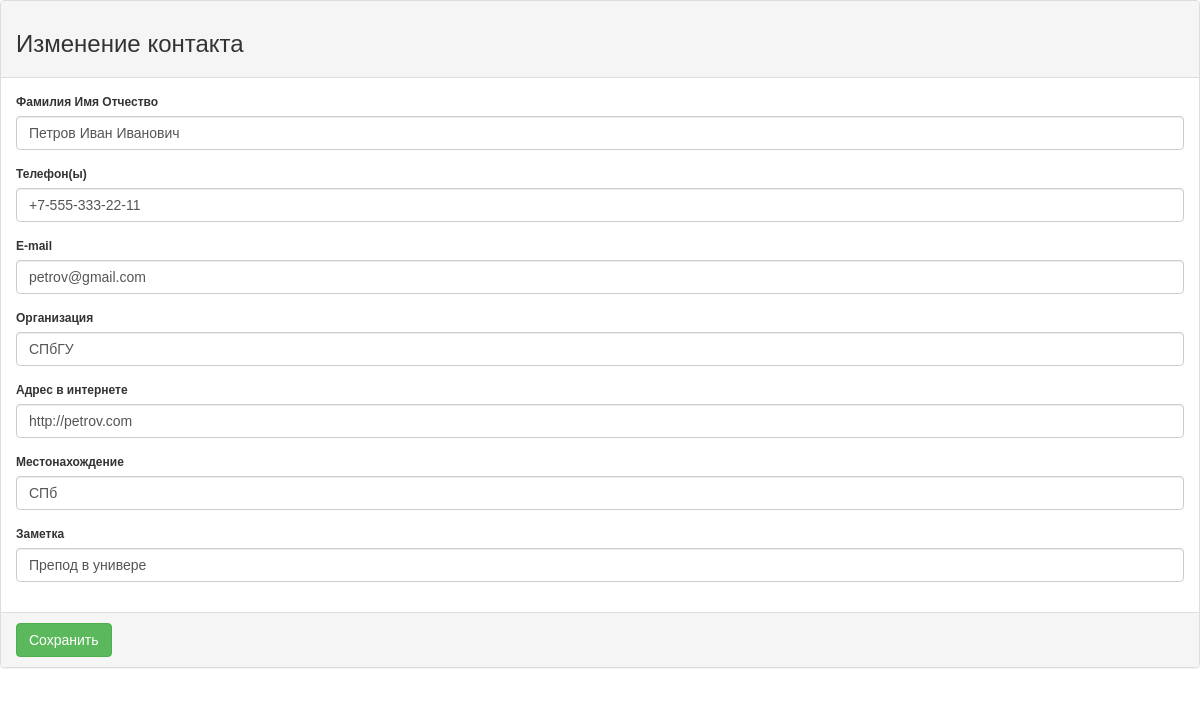
Page /edit.php?user=4 (signed in) on the committed database.
### tables this page shows
CREATE TABLE IF NOT EXISTS `contacts` (
  `name` text NOT NULL,
  `tel` text NOT NULL,
  `email` text NOT NULL,
  `org` text NOT NULL,
  `url` text NOT NULL,
  `local` text NOT NULL,
  `note` text NOT NULL,
  `id` int(255) NOT NULL AUTO_INCREMENT,
  PRIMARY KEY (`id`),
  UNIQUE KEY `id` (`id`)
);

### edit.php (the view, shortened to what this page needs)
<?php
	if(isset($_GET['user']))
	  {
	  	$userid = $_GET['user'];
		$sql = mysql_connect($baza['server'], $baza['login'], $baza['pass']);
		$resultat = mysql_query("SELECT * FROM contacts WHERE id = $userid", $sql);
		$array = mysql_fetch_array($resultat);
	  }
?>
<!DOCTYPE html>
<html>
<head>
	<link href="css/bootstrap.min.css" rel="stylesheet">
	<link href="css/style.css" rel="stylesheet">
</head>
<body>
<div>
	<main class="content">
		<div class="row">
			<div class="col-md-12">
				<div class="panel panel-default">
					<div class="panel-heading"><h3>Изменение контакта</h3></div>
					<form role="form" action="" method="post">
						<div class="panel-body">
						  <div class="form-group">
						    <label for="exampleInputEmail1">Фамилия Имя Отчество</label>
						    <input type="text" class="form-control" name="name" value="<?php echo $array['name']; ?>">
						  </div>
						  <div class="form-group">
						    <label for="exampleInputPassword1">Телефон(ы)</label>
						    <input type="text" class="form-control" name="tel" value="<?php echo $array['tel']; ?>">
						  </div>
						  <div class="form-group">
						    <label for="exampleInputPassword1">E-mail</label>
						    <input type="text" class="form-control" name="email" value="<?php echo $array['email']; ?>">
						  </div>
						  <div class="form-group">
						    <label for="exampleInputPassword1">Организация</label>
						    <input type="text" class="form-control" name="org" value="<?php echo $array['org']; ?>">
						  </div>
						  <div class="form-group">
						    <label for="exampleInputPassword1">Адрес в интернете</label>
						    <input type="text" class="form-control" name="url" value="<?php echo $array['url']; ?>">
						  </div>
						  <div class="form-group">
						    <label for="exampleInputPassword1">Местонахождение</label>
						    <input type="text" class="form-control" name="local" value="<?php echo $array['local']; ?>">
						  </div>
						  <div class="form-group">
						    <label for="exampleInputPassword1">Заметка</label>
						    <input type="text" class="form-control" name="note" value="<?php echo $array['note']; ?>">
						  </div>
						</div>
						<div class="panel-footer"><button type="submit"  class="btn btn-success">Сохранить</button></div>
					</form>
				</div>
	        </div>
	    </div>
	</main>
</div>
</body>
</html>

### css/style.css (style rules this page uses)
* { margin: 0; padding: 0; }
html { height: 100%; }
article, aside, details, figcaption, figure, footer, header, hgroup, main, nav, section, summary { display: block; }
body { font: 12px/18px Arial, sans-serif; height: 100%; }
.content { padding: 0 0 40px; }

### rows in the picture
contacts: name "Петров Иван Иванович", tel "+7-555-333-22-11", email "petrov@gmail.com", org "СПбГУ", url "http://petrov.com", local "СПб", note "Препод в универе"
